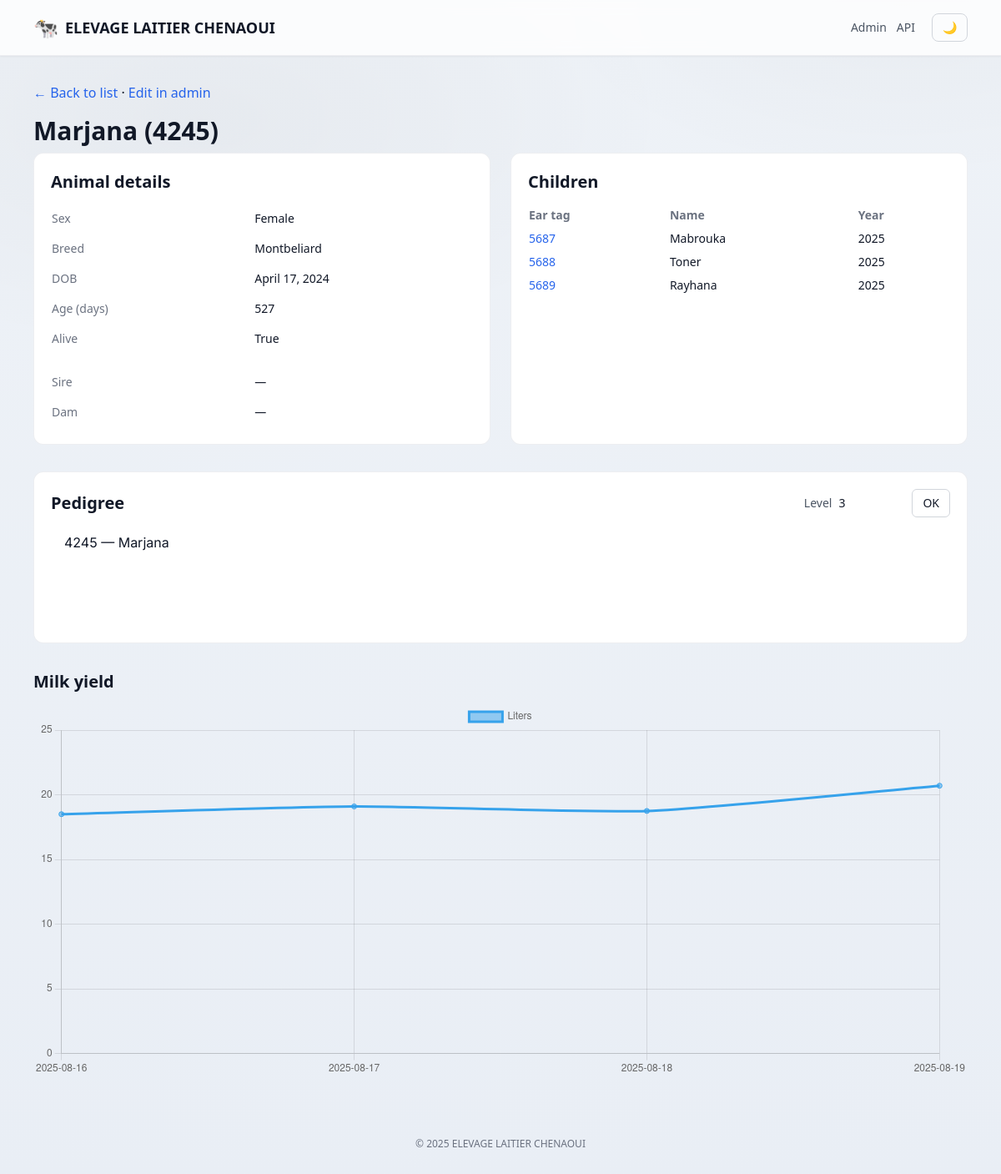
/animals/1/, run on the app's committed database.
### herdapp/models.py (models this page shows, shortened)
class Animal(models.Model):
    class Sex(models.TextChoices):
        FEMALE = "F", "Female"
        MALE = "M", "Male"
        UNKNOWN = "U", "Unknown"
    ear_tag       = models.CharField(max_length=50, unique=True)
    name          = models.CharField(max_length=100, blank=True)
    sex           = models.CharField(max_length=1, choices=Sex.choices, default=Sex.UNKNOWN)
    breed         = models.CharField(max_length=100, blank=True)
    date_of_birth = models.DateField(null=True, blank=True)
    sire = models.ForeignKey('self', null=True, blank=True,
                             related_name='sired_offspring',
                             on_delete=models.SET_NULL)
    dam  = models.ForeignKey('self', null=True, blank=True,
                             related_name='dam_offspring',
                             on_delete=models.SET_NULL)
    is_alive = models.BooleanField(default=True)
    notes    = models.TextField(blank=True)
    created_at = models.DateTimeField(auto_now_add=True)
    updated_at = models.DateTimeField(auto_now=True)
    @property
    def display_name(self):
        return f"{self.name} ({self.ear_tag})" if self.name else self.ear_tag
    @property
    def age_days(self):
        if not self.date_of_birth:
            return None
        return (date.today() - self.date_of_birth).days
    def children(self):
        return Animal.objects.filter(Q(sire=self) | Q(dam=self))

### herdapp/views.py (the view)
# urls.py: path('animals/<int:pk>/', animal_detail, name='animal_detail'),
def animal_detail(request, pk: int):
    animal = get_object_or_404(Animal.objects.select_related('sire', 'dam'), pk=pk)
    children = animal.children().order_by('date_of_birth', 'ear_tag')
    milk = list(animal.milk_records.order_by('date').values('date', 'liters'))
    for m in milk:
        m['date'] = m['date'].isoformat()
        m['liters'] = float(m['liters'])
    try:
        depth = int(request.GET.get('depth', 3))
    except ValueError:
        depth = 3
    depth = max(1, min(depth, 6))
    pedigree = build_pedigree_data(animal, depth)
    ctx = {
        'animal': animal,
        'children': children,
        'milk': milk,
        'pedigree': pedigree,
        'pedigree_depth': depth,
    }
    return render(request, 'herdapp/animal_detail.html', ctx)

### herdapp/views.py (called while the page is built)
def build_pedigree_data(animal: Animal | None, depth: int, share: float = 100.0):
    if not animal or depth <= 0:
        return None
    return {
        "id": animal.id,
        "ear_tag": animal.ear_tag,
        "name": animal.name,
        "breed": animal.breed,
        "share": round(share, 1),
        "sire": build_pedigree_data(animal.sire, depth - 1, share / 2) if animal.sire else None,
        "dam": build_pedigree_data(animal.dam, depth - 1, share / 2) if animal.dam else None,
    }

### herdapp/templates/herdapp/animal_detail.html (shortened to what this page needs)
{% extends "herdapp/base.html" %}
{% block content %}
  <p class="mb-4">
    <a class="text-brand hover:underline" href="/">← Back to list</a> ·
    <a class="text-brand hover:underline" href="/admin/herdapp/animal/{{ animal.id }}/change/">Edit in admin</a>
  </p>
  <h1 class="text-3xl font-bold mb-2">{{ animal.display_name }}</h1>
  <div class="grid grid-cols-1 lg:grid-cols-2 gap-6 mb-8">
    <div class="bg-white dark:bg-white/5 rounded-xl border border-gray-200/70 dark:border-white/10 p-5">
      <h2 class="text-xl font-semibold mb-3">Animal details</h2>
      <table class="w-full text-sm">
        <tbody>
          <tr>
            <th class="text-left font-medium text-gray-500 dark:text-gray-400 pr-4 py-2">Sex</th>
            <td class="py-2">{{ animal.get_sex_display|default:"—" }}</td>
          </tr>
          <tr>
            <th class="text-left font-medium text-gray-500 dark:text-gray-400 pr-4 py-2">Breed</th>
            <td class="py-2">{{ animal.breed|default:"—" }}</td>
          </tr>
          <tr>
            <th class="text-left font-medium text-gray-500 dark:text-gray-400 pr-4 py-2">DOB</th>
            <td class="py-2">{{ animal.date_of_birth|default:"—" }}</td>
          </tr>
          <tr>
            <th class="text-left font-medium text-gray-500 dark:text-gray-400 pr-4 py-2">Age (days)</th>
            <td class="py-2">{{ animal.age_days|default:"—" }}</td>
          </tr>
          <tr>
            <th class="text-left font-medium text-gray-500 dark:text-gray-400 pr-4 py-2">Alive</th>
            <td class="py-2">{{ animal.is_alive }}</td>
          </tr>
          <tr><td colspan="2" class="py-2"></td></tr>
          <tr>
            <th class="text-left font-medium text-gray-500 dark:text-gray-400 pr-4 py-2">Sire</th>
            <td class="py-2">
              {% if animal.sire %}
                <a class="text-brand hover:underline" href="{% url 'animal_detail' animal.sire.id %}">{{ animal.sire.ear_tag }}</a>
                {% if animal.sire.name %}<span class="ml-1 text-gray-500">— {{ animal.sire.name }}</span>{% endif %}
              {% else %}—{% endif %}
            </td>
          </tr>
          <tr>
            <th class="text-left font-medium text-gray-500 dark:text-gray-400 pr-4 py-2">Dam</th>
            <td class="py-2">
              {% if animal.dam %}
                <a class="text-brand hover:underline" href="{% url 'animal_detail' animal.dam.id %}">{{ animal.dam.ear_tag }}</a>
                {% if animal.dam.name %}<span class="ml-1 text-gray-500">— {{ animal.dam.name }}</span>{% endif %}
              {% else %}—{% endif %}
            </td>
          </tr>
        </tbody>
      </table>
    </div>
    <div class="bg-white dark:bg-white/5 rounded-xl border border-gray-200/70 dark:border-white/10 p-5">
      <h2 class="text-xl font-semibold mb-3">Children</h2>
      <table class="w-full text-sm">
        <thead class="text-gray-500 dark:text-gray-400">
          <tr>
            <th class="text-left py-1">Ear tag</th>
            <th class="text-left py-1">Name</th>
            <th class="text-left py-1">Year</th>
          </tr>
        </thead>
        <tbody>
          {% for c in children %}
            <tr>
              <td class="py-1">
                <a class="text-brand hover:underline" href="{% url 'animal_detail' c.id %}">{{ c.ear_tag }}</a>
              </td>
              <td class="py-1">{{ c.name|default:"—" }}</td>
              <td class="py-1">{% if c.date_of_birth %}{{ c.date_of_birth|date:"Y" }}{% else %}—{% endif %}</td>
            </tr>
          {% empty %}
            <tr><td colspan="3" class="py-1">—</td></tr>
          {% endfor %}
        </tbody>
      </table>
    </div>
  </div>
  <div class="bg-white dark:bg-white/5 rounded-xl border border-gray-200/70 dark:border-white/10 p-5 mb-8">
    <div class="flex items-center justify-between mb-3">
      <h2 class="text-xl font-semibold">Pedigree</h2>
      <form method="get" class="flex items-center gap-2 text-sm">
        <label for="depth" class="text-gray-600 dark:text-gray-300">Level</label>
        <input id="depth" name="depth" type="number" min="1" max="6" value="{{ pedigree_depth }}"
               class="w-20 rounded-md border-gray-300 dark:border-white/20 bg-white dark:bg-white/5">
        <button class="px-3 py-1.5 rounded-md border border-gray-300 dark:border-white/20 hover:bg-gray-50 dark:hover:bg-white/10">OK</button>
      </form>
    </div>
    <div class="overflow-x-auto -mx-2 px-2">
      <svg id="pedigreeSvg" class="min-w-full"></svg>
    </div>
  </div>
  {% if animal.sex == 'F' %}
    <h2 class="text-xl font-semibold mb-3">Milk yield</h2>
    <canvas id="milkChart" height="120"></canvas>
    <script>
      const milk = {{ milk|safe }};
      const labels = milk.map(x => x.date);
      const data = milk.map(x => x.liters);
      new Chart(document.getElementById('milkChart').getContext('2d'), {
        type: 'line',
        data: { labels, datasets: [{ label: 'Liters', data, tension: 0.2 }] },
        options: { scales: { y: { beginAtZero: true } } }
      });
    </script>
  {% endif %}
{% endblock %}

### herdapp/templates/herdapp/base.html (shortened to what this page needs)
<!doctype html>
<html lang="en">
<head>
  <script src="https://cdn.tailwindcss.com"></script>
</head>
<body class="app-bg text-gray-900 dark:text-gray-100">
  <header class="bg-white/80 dark:bg-white/5 backdrop-blur border-b border-gray-200/70 dark:border-white/10 shadow-sm">
    <div class="max-w-6xl mx-auto px-4 py-4 flex items-center justify-between">
      <a href="/" class="flex items-center gap-2 font-semibold text-lg">
        <span class="text-2xl">🐄</span>
        <span>ELEVAGE LAITIER CHENAOUI</span>
      </a>
      <nav class="text-sm flex items-center gap-3">
        <a class="text-gray-600 hover:text-gray-900 dark:text-gray-300 dark:hover:text-white" href="/admin/">Admin</a>
        <a class="text-gray-600 hover:text-gray-900 dark:text-gray-300 dark:hover:text-white" href="/api/">API</a>
        <button onclick="toggleTheme()" class="ml-2 px-3 py-1.5 rounded-lg border border-gray-300 dark:border-white/20 hover:bg-gray-100 dark:hover:bg-white/10">
          <span class="hidden dark:inline">☀️</span><span class="dark:hidden">🌙</span>
        </button>
      </nav>
    </div>
  </header>
  <main class="max-w-6xl mx-auto px-4 py-8">
    {% block content %}{% endblock %}
  </main>
  <footer class="text-center text-xs text-gray-500 dark:text-gray-400 py-10">
    © {% now "Y" %} ELEVAGE LAITIER CHENAOUI
  </footer>
</body>
</html>

### herdapp/templates/herdapp/base.html (style rules this page uses)
html { font-family: Inter, system-ui, -apple-system, Segoe UI, Roboto, Arial, sans-serif; }
.app-bg { background: #e9eef5; background-image: radial-gradient(60rem 30rem at 20% 10%, rgba(0,0,0,.03), rgba(0,0,0,0) 60%), radial-gradient(50rem 25rem at 90% 0%, rgba(0,0,0,.025), rgba(0,0,0,0) 55%), linear-gradient(#eef2f7, #e9eef5); }

### data on the page
Animal: display_name "Marjana (4245)", sex "Female", breed "Montbeliard", date_of_birth "April 17, 2024", age_days "527", is_alive "True"
Animal: ear_tag "5687", name "Mabrouka", date_of_birth "2025"
Animal: ear_tag "5688", name "Toner", date_of_birth "2025"
Animal: ear_tag "5689", name "Rayhana", date_of_birth "2025"

### other printed values
chart data {{ milk|safe }} [{'date': '2025-08-16', 'liters': 18.5}, {'date': '2025-08-17', 'liters': 19.1}, {'date': '2025-08-18', 'liters': 18.75}, {'date': '2025-08-19', 'liters': 20.7}]
